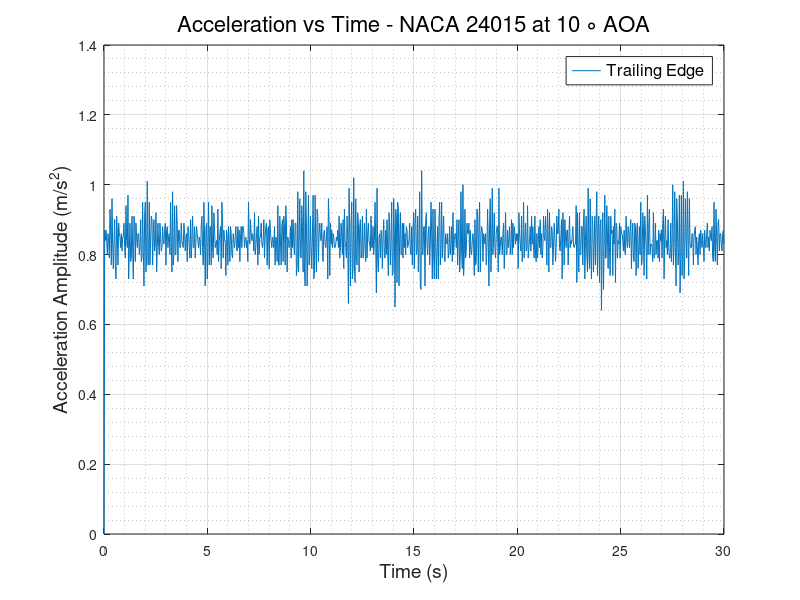
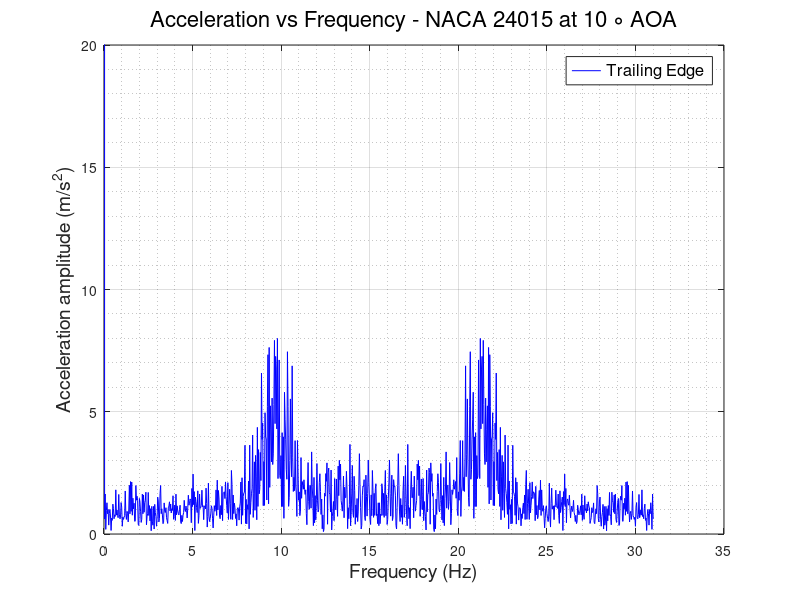

MATLAB code to generate these figures, in order:
clc
clear
close all
%% READING ACCELEROMETER DATA and defining Variables
                      % TRAILING EDGE %
data   = xlsread('TE_200rpm.csv');
TE_time   = data(:,1);
TE_X_acc  = data(:,2);
TE_Y_acc  = data(:,3);
TE_Z_acc  = data(:,4);
TE_R_acc  = sqrt(TE_X_acc.^2 + TE_Y_acc.^2 + TE_Z_acc.^2);
% plot(TE_time,TE_R_acc)
N      = numel(TE_time);
Ts     = abs(diff(TE_time(1:2)));
fs     = 1/Ts;
f_axis = [0:N-1]*fs/N;
A_freq_TE = fft(TE_Z_acc);
figure(1)
plot(TE_time, TE_Z_acc)
grid on
grid minor
xlabel('Time (s)','FontSize',14,'FontWeight','normal')
ylabel('Acceleration Amplitude (m/s^2)','FontSize',14,'FontWeight','normal')
legend ('Trailing Edge','FontSize',12,'FontWeight','normal')
title('Acceleration vs Time - NACA 24015 at 10 \circ AOA','FontSize',16,'FontWeight','normal')
% ylim([0.5 2])
figure(2)
plot(f_axis,abs(A_freq_TE),'-b','LineWidth',0.5)
grid on 
grid minor
ylabel('Acceleration amplitude (m/s^2)','FontSize',14,'FontWeight','normal')
xlabel('Frequency (Hz)','FontSize',14,'FontWeight','normal')
ylim([0 20])
legend ('Trailing Edge','FontSize',12,'FontWeight','normal')
title('Acceleration vs Frequency - NACA 24015 at 10 \circ AOA','FontSize',16,'FontWeight','normal')
